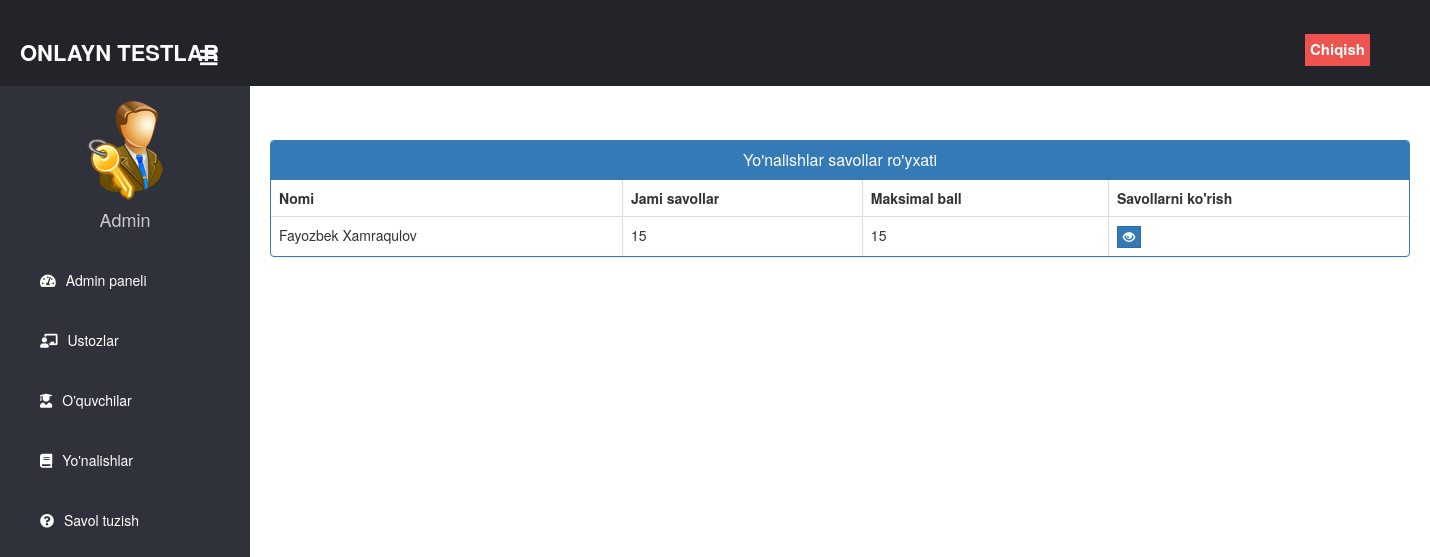
/admin-view-question (signed in), run on the app's committed database.
### exam/models.py (models this page shows, shortened)
class Course(models.Model):
   course_name = models.CharField(max_length=50)
   question_number = models.PositiveIntegerField()
   total_marks = models.PositiveIntegerField()

### exam/views.py (the view)
# urls.py: path('admin-view-question', views.admin_view_question_view,name='admin-view-question'),
@login_required(login_url='adminlogin')
def admin_view_question_view(request):
    courses= models.Course.objects.all()
    return render(request,'exam/admin_view_question.html',{'courses':courses})

### templates/exam/admin_view_question.html (shortened to what this page needs)
{% extends 'exam/adminbase.html' %}
{% block content %}
{%load static%}
<head>
  <link href="//netdna.bootstrapcdn.com/bootstrap/3.0.0/css/bootstrap.min.css" rel="stylesheet" id="bootstrap-css">
</head>
<br><br>
<div class="container">
  <div class="panel panel-primary">
    <div class="panel-heading">
      <h6 class="panel-title">Yo'nalishlar savollar ro'yxati</h6>
    </div>
    <table class="table table-hover table-bordered" id="dev-table">
      <thead>
        <tr>
          <th>Nomi</th>
          <th>Jami savollar</th>
          <th>Maksimal ball</th>
          <th>Savollarni ko'rish</th>
        </tr>
      </thead>
      {% for c in courses %}
      <tr>
        <td> {{c.course_name}}</td>
        <td>{{c.question_number}}</td>
        <td>{{c.total_marks}}</td>
        <td><a class="btn btn-primary btn-xs" style="border-radius: 0%;" href="{% url 'view-question' c.id  %}"><span class="glyphicon glyphicon-eye-open"></span></a></td>
      </tr>
      {% endfor %}
    </table>
  </div>
</div>
<br><br><br><br><br><br>
{% endblock content %}

### templates/exam/adminbase.html (style rules this page uses)
a:link { text-decoration: none; }
body { margin: 0; padding: 0; font-family: "Gill Sans", sans-serif;; }

### templates/exam/admin_view_question.html (style rules this page uses)
a:link { text-decoration: none; }
h6 { text-align: center; }

### data on the page
Course: course_name "Fayozbek Xamraqulov", question_number "15", total_marks "15"
